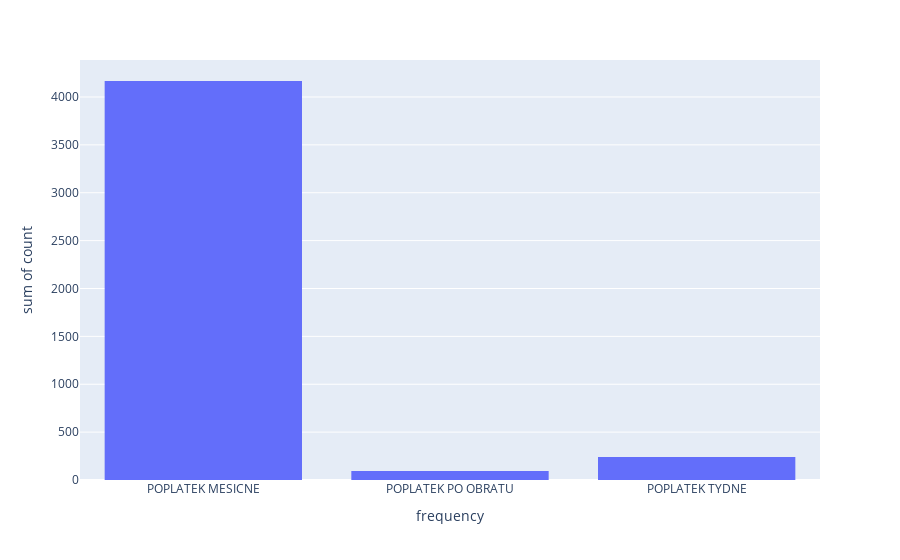

Notebook code for this chart:
### Markdown cell above
Most of the account is from district 0 to 9

### Code cell
df = run_query('SELECT frequency, COUNT(*) count FROM account GROUP BY frequency')
df.columns = ['frequency', 'count']
fig = px.histogram(df, x='frequency', y='count')
fig.show()

### Figure 1 — Plotly figure (JSON) as saved in the notebook; plotly's stock layout.template omitted (floating-point values rounded to 4 significant figures)
{"data": [{"bingroup": "x", "histfunc": "sum", "hovertemplate": "frequency=%{x}<br>sum of count=%{y}<extra></extra>", "legendgroup": "", "marker": {"color": "#636efa", "pattern": {"shape": ""}}, "name": "", "orientation": "v", "showlegend": false, "type": "histogram", "x": ["POPLATEK MESICNE", "POPLATEK PO OBRATU", "POPLATEK TYDNE"], "xaxis": "x", "y": [4167, 93, 240], "yaxis": "y"}], "layout": {"barmode": "relative", "legend": {"tracegroupgap": 0}, "margin": {"t": 60}, "xaxis": {"anchor": "y", "domain": [0, 1], "title": {"text": "frequency"}}, "yaxis": {"anchor": "x", "domain": [0, 1], "title": {"text": "sum of count"}}}}
